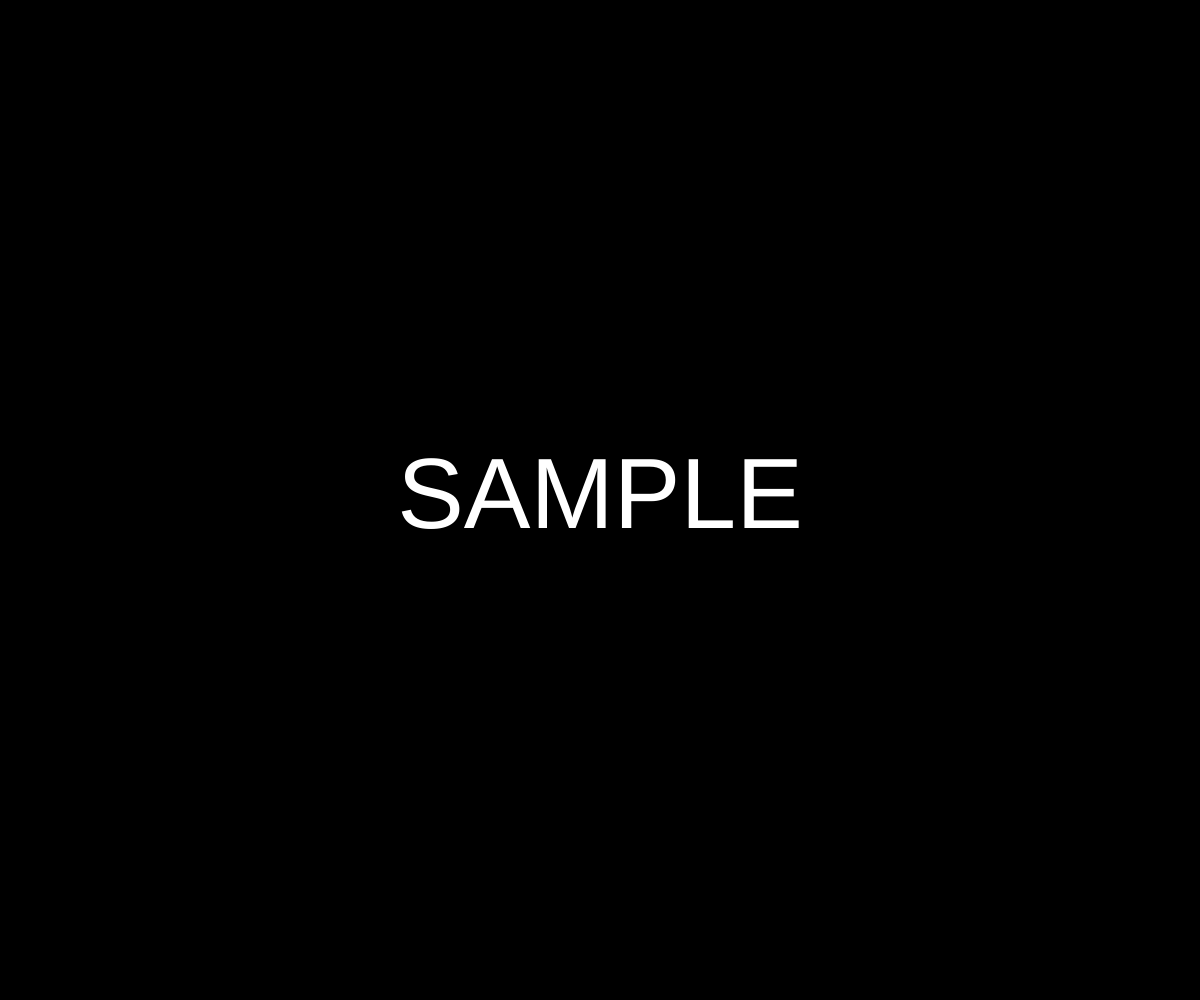
Frame 1 (no input)
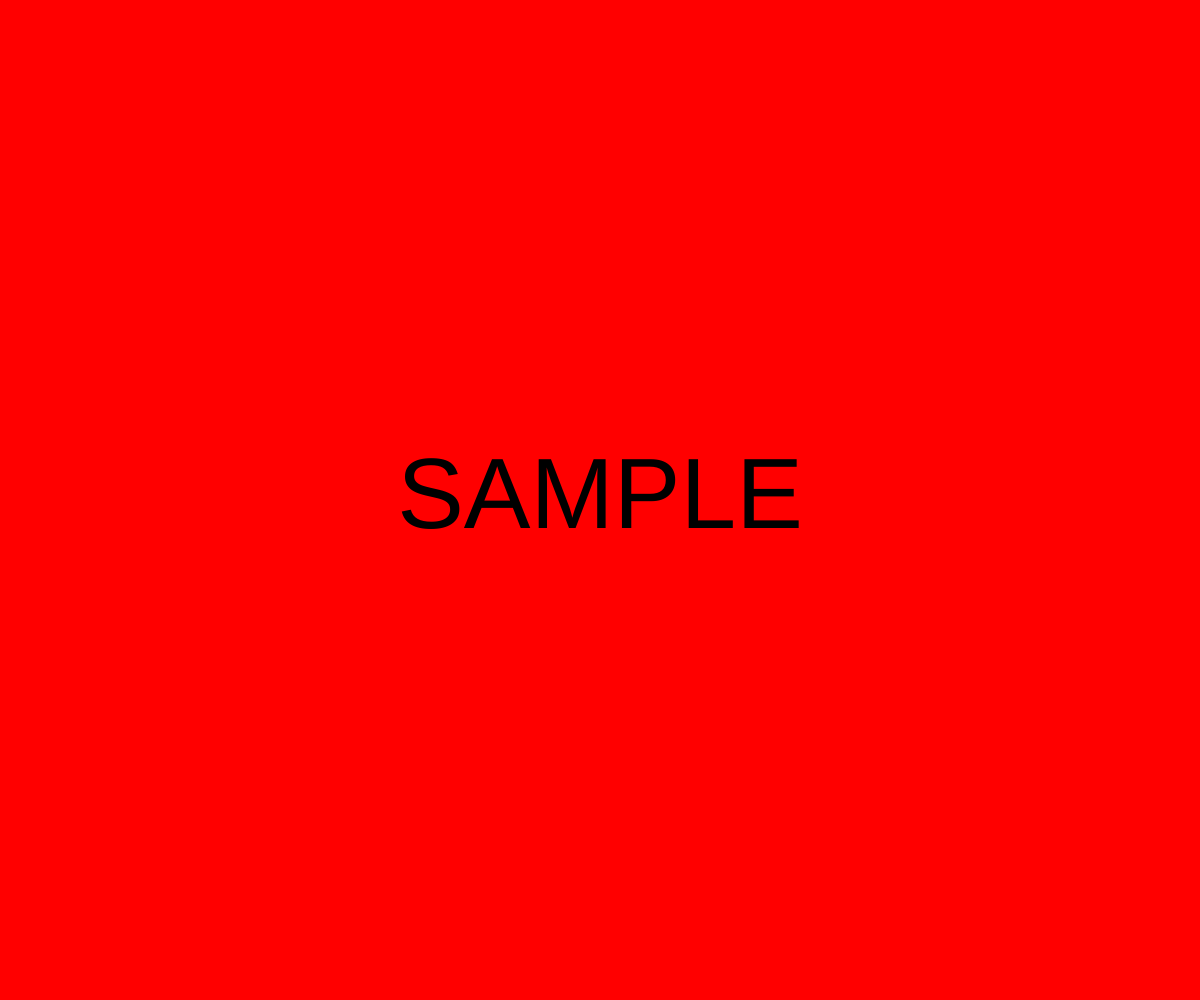
Frame 60 (no input)
Frame 120 (the mouse pressed at the canvas centre since frame 60): identical to frame 1, image omitted

The p5.js sketch that drew these frames (run headless with seeded random() and noise() and a simulated clock; from frame 60 on, the mouse is pressed at the canvas centre):

// p5.js sketch
// ── sketch.js
let state = 1;
let timerONE, timerTWO, timerTHREE;

function setup() {
  createCanvas(windowWidth, windowHeight);
  timerONE = new Timer(900);
}

function draw() {
  if (state === 1) {
    mainManu();
    if (timerONE.isDone()) {
      state = 2;
      timerTWO = new Timer(700);
    }
  }
  else if (state === 2) {
    intro();
    if (timerTWO.isDone()) {
      state = 3;
      timerTHREE = new Timer(700);
    }
  }
  else if (state === 3) {
    mainManu();
    if (timerTHREE.isDone()) {
      state = 1;
      timerONE = new Timer(700);
    }
  }
}

function mainManu(){
  background(0);
  textAlign(CENTER,CENTER);
  fill(255);
  textSize(100);
  text("SAMPLE",width/2,height/2);
}
function intro(){
  background(255,0,0);
  textAlign(CENTER,CENTER);
  fill(0);
  textSize(100);
  text("SAMPLE",width/2,height/2);
}

class Timer {
  constructor(waitTime) {
    this.waitTime = waitTime;
    this.startTime = millis();
    this.finishTime = this.startTime + this.waitTime;
    this.timerIsDone = false;
  }
  reset(newWaitTime) {
    this.waitTime = newWaitTime;
    this.startTime = millis();
    this.finishTime = this.startTime + this.waitTime;
    this.timerIsDone = false;
  }
  isDone() {
    if (millis() >= this.finishTime) {
      return true;
    }
    else {
      return false;
    }
  }
}
